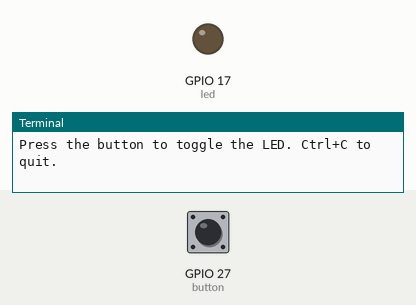
A program run on a simulated Raspberry Pi (BCM pin numbers). Parts: output pins drawn as LEDs (lit = HIGH), the last lines printed to the terminal. The inputs (shaded band) are chosen by the test bench; at power-on: GPIO 27 (button) HIGH.

Above: at 1.2 s.
1.3 s: GPIO 27 (button) pulled LOW for 0.15 s
At 2.0 s:
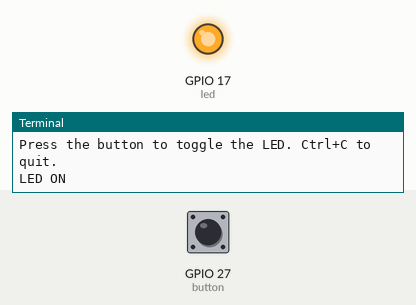
2.9 s: GPIO 27 (button) pulled LOW for 1 s
At 3.2 s:
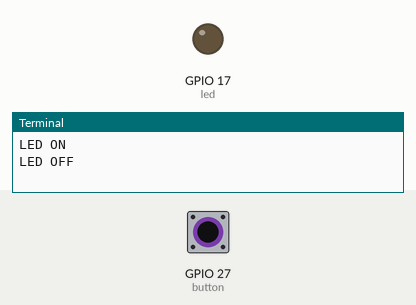
5.4 s: GPIO 27 (button) pulled LOW for 3.2 s
At 6.3 s:
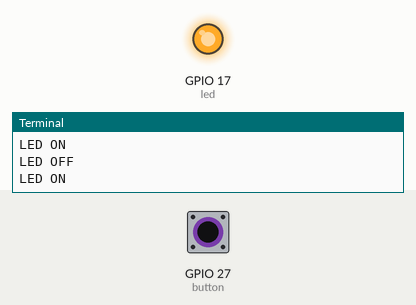
Timing chart, 0 to 8.4 s (numbered marks = the images above; inputs shaded):
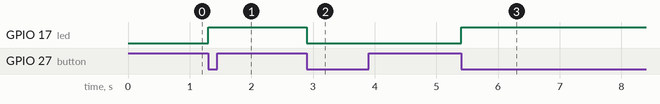

Measured:
- after the input at 1.3 s, GPIO 17 (led): LOW → HIGH at once
- after the input at 2.9 s, GPIO 17 (led): HIGH → LOW at once
- after the input at 5.4 s, GPIO 17 (led): LOW → HIGH at once

The program:

button_led_toggle.py
```python
from gpiozero import Button, LED
from signal import pause

led = LED(17)
button = Button(27, pull_up=True)

def toggle_led():
    if led.is_lit:
        led.off()
        print("LED OFF")
    else:
        led.on()
        print("LED ON")

button.when_pressed = toggle_led

print("Press the button to toggle the LED. Ctrl+C to quit.")
pause()
```
